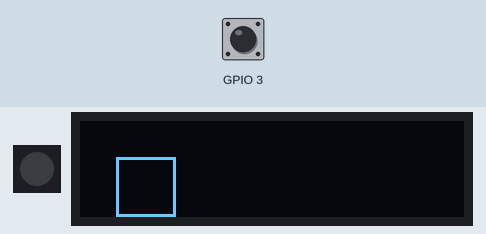
Simulated run of this program. Board: ESP32-C3. Parts: 1 RGB LEDs in strip order, left to right, 128×32 one-colour display. Inputs (shaded band) come from the test bench; at power-on: GPIO 3 HIGH. Dim RGB values are drawn brighter than linear; random numbers use the default seed unless the program sets one.

Above: at 1.2 s.
1.3 s: GPIO 3 driven LOW
At 1.45 s:
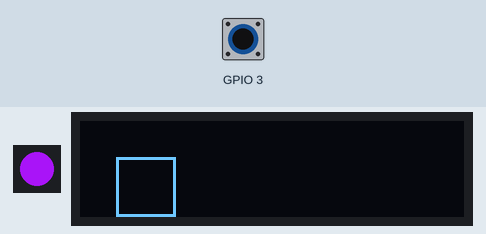
3.7 s: GPIO 3 driven HIGH
At 3.7 s:
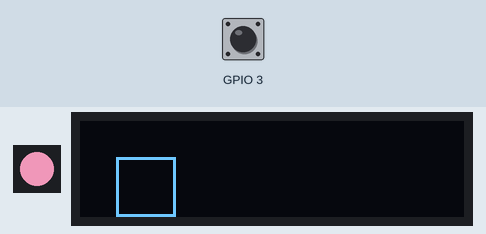
5.2 s: GPIO 3 driven LOW
At 5.96 s:
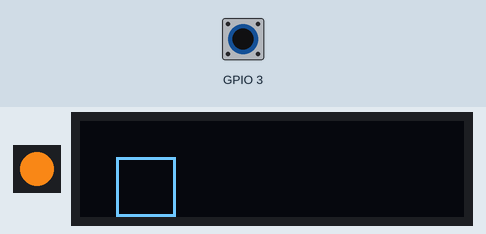
8.2 s: GPIO 3 driven HIGH
At 8.2 s:
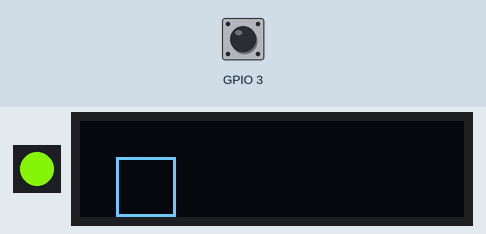
9.7 s: GPIO 3 driven LOW
At 10.77 s:
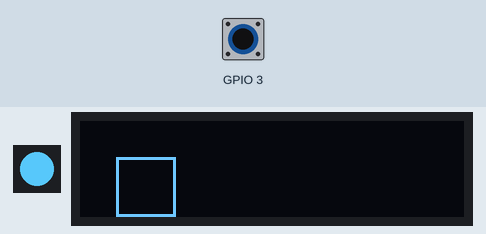
12.7 s: GPIO 3 pulsed HIGH 2 times (0.12 s each, 0.3 s apart)
At 14.1 s:
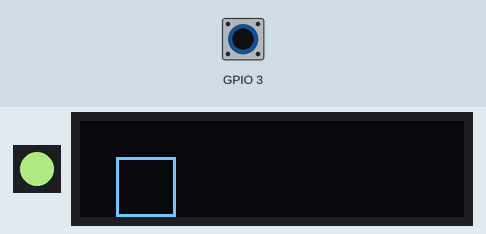
Timing chart, 0 to 23.4 s (numbered marks = the images above; inputs shaded):
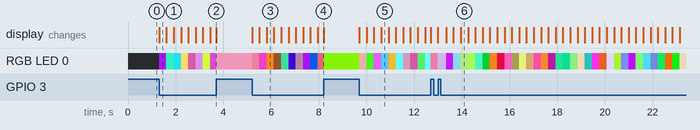

Measured:
- after the input at 1.3 s, RGB LED 0: off → RGB(158, 19, 232) at once, → RGB(40, 217, 162) 0.31 s later, → RGB(29, 199, 216) 0.31 s later, → RGB(250, 215, 103) 0.31 s later, … (9 changes in this stretch)
- after the input at 3.7 s, every drawn part: stays the same
- after the input at 5.2 s, RGB LED 0: RGB(207, 130, 159) → RGB(179, 102, 119) at once, → RGB(202, 53, 175) 0.31 s later, → RGB(236, 128, 21) 0.31 s later, → RGB(20, 11, 6) 0.31 s later, … (11 changes in this stretch)
- after the input at 8.2 s, every drawn part: stays the same
- after the input at 9.7 s, RGB LED 0: RGB(120, 220, 5) → RGB(190, 142, 141) at once, → RGB(63, 243, 33) 0.31 s later, → RGB(215, 84, 228) 0.31 s later, → RGB(83, 192, 240) 0.31 s later, … (11 changes in this stretch)

The program:

main.cpp
```cpp
#include <Adafruit_NeoPixel.h>
#include <Arduino.h>
#include <SSD1306Wire.h>
#include <Wire.h>

#define NUM_LEDS 1
#define DATA_PIN 2

Adafruit_NeoPixel pixels(NUM_LEDS, DATA_PIN, NEO_GRB + NEO_KHZ800);

SSD1306Wire display(0x3c, /* SDA */ 7, /* SCL */ 6, GEOMETRY_128_32);

void setup() {
  Serial.begin(9600);

  pinMode(3, INPUT);

  pixels.begin();
  display.init();
}

void loop() {
  display.drawRect(12, 12, 20, 20);
  display.display();

  if (digitalRead(3) == LOW) {
    pixels.setPixelColor(0,
                         pixels.Color(random(255), random(255), random(255)));
    pixels.show();
  }
}
```
